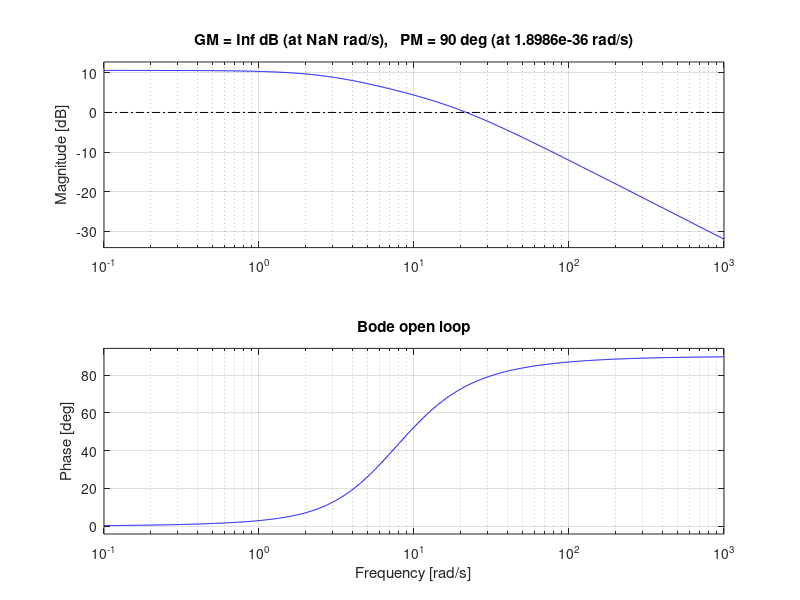

This figure's MATLAB source: (Note: this script raises an error after producing the figure.)
% We found a controller using PID Tuner that, according to the software, 
% meets all our requirements. The purpose of this code is to take the 
% controller we found and test it against the model to extract the values. 
%
% Unfortunately, we discovered that the controller does not meet the 
% conditions, and the closed-loop system has an unstable pole. 
% However, because the pole is very large, PID Tuner software failed 
% to handle it and ignored it. 
%
% Obviously, this is not acceptable, and the controller does not 
% actually meet the requirements.

%%%% our phisical parameters: %%%%
g = 9.8; % Gravity [m/s^2]
b_f = 0; % Friction coefficient
m_b = 0.3064; % Body mass [kg]
l_b = 0.08; % The distance between the mass centers of the body and wheels [m]
I_b = 0.00261; % Body inertia torque [kgm^2]
m_w = 0.0043; % Wheel mass [kg]
l_w = 0.02; % Wheel radius [m]
I_w = 0.00000086; % Wheel inertia torque [kgm^2]
R_m = 20.83; % Electrical resistance of motor [ohm]
l_m = 0; % ?
b_m = 0; % ?
K_e = 0.108; % Motor Electrical constant [s/r]
K_t = 0.108; % Motor torque constant [Nm/A]

%state space equetions
gamma_11 = (I_w)/(l_w) + l_w * m_b + l_w * m_w;
gamma_12 = m_b * l_b * l_w;
alpha_11 = 0;
alpha_12 = -(((K_e * K_t) / R_m) + b_f) / l_w;
alpha_13 = 0;
alpha_14 = ((K_e * K_t) / R_m) + b_f;
beta_11 = K_t/R_m;

gamma_21 = m_b * l_b;
gamma_22 = I_b + (m_b * l_b^2);
alpha_21 = 0;
alpha_22 = (((K_e * K_t) / R_m) + b_f) / l_w;
alpha_23 = m_b * l_b * g;
alpha_24 = - (((K_e * K_t) / R_m) +b_f);
beta_21 = -K_t / R_m;

% with disturbance:
%beta_12 = l_w;
%beta_21 = l_b;

delta = gamma_11*gamma_22 - gamma_12*gamma_21;

a_22 = (gamma_22*alpha_12 - gamma_12*alpha_22) / delta;
% alpha_13 =0: a_23 = (gamma_22*alpha_13 - gamma_12*alpha_23) / delta;
a_23 = (- gamma_12*alpha_23) / delta;
a_24 = (gamma_22*alpha_14 - gamma_12*alpha_24) / delta;
a_42 = (-gamma_21*alpha_12 + gamma_11*alpha_22) / delta;
% alpha_13 =0: a_43 = (-gamma_21*alpha_13 + gamma_11*alpha_23) / delta;
a_43 = (gamma_11*alpha_23) / delta;
a_44 = (-gamma_21*alpha_14 + gamma_11*alpha_24) / delta;

b_21 = (gamma_22*beta_11 - gamma_12*beta_21)/delta;
b_41 = (-gamma_21*beta_11 + gamma_11*beta_21)/delta;


% our state variables:
A = [0 1 0 0; 0 a_22 a_23 a_24; 0 0 0 1; 0 a_42 a_43 a_44];
B = [0; b_21; 0; b_41];


% more defenitions
C = [0 0 1 0];
% our trunsfer function
sys = ss(A,B,C,0);
t_f = tf(sys);
% our trunsfer function poles and zeros
p = pole(t_f);
z = zero(t_f);

% PID controller
Ki = 143.3617;
Kp = 38.6313;
Kd = 2.6025;
s = tf('s');

Controller = Kd*s+Kp+(Ki/s);

%open loop 
L = t_f*Controller;

%open loop parameters 
p_L = pole(L);
z_L = zero(L);

%close loop 
T =L*12/(1+L*12); %duplicate by 12 same as the controller in the simulation
pole_end = pole(T);


% controlability test
ctrl = [B ,A*B, A^2*B, A^3*B]; 

rank_control = rank(ctrl);

% observability test
obsv = [C; C*A; C*A^2; C*A^3];

rank_observ = rank(obsv);


% Bode closed loop
bode(T);
margin(T);
title('Bode closed loop');
grid on;

% Bode open loop
bode(L);
margin(L);
title('Bode open loop');
grid on;

% Step 
figure;
step(T);
title('step Response for close loop');
grid on; 
stepinfo(T);

% Nyquist
figure;
title('Nyquist for open loop');
nyquist(L);
grid on; 

%root locus
figure;
title('root locus for open loop');
rlocus(L);

%nichols 
figure;
title('nichols for open loop');
nichols(L);
grid on; 

